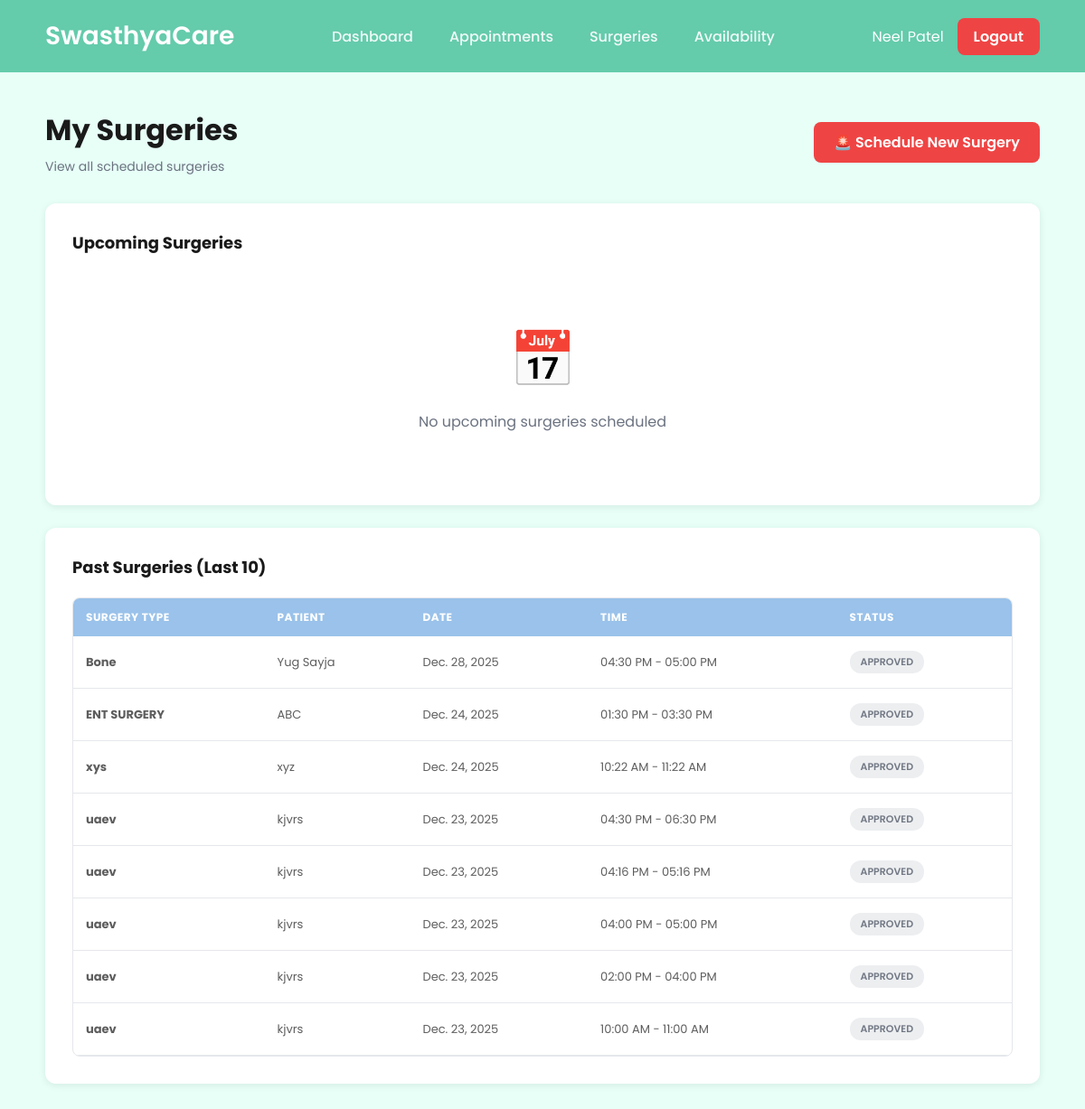
Screenshot of /doctor/surgeries/ (signed in) with the database file from the repository.
### hospital/models.py (models this page shows, shortened)
class Doctor(models.Model):
    user = models.OneToOneField(CustomUser, on_delete=models.CASCADE, related_name='doctor_profile')
    specialization = models.CharField(max_length=100)
    qualification = models.CharField(max_length=200)
    experience_years = models.IntegerField(default=0)
    consultation_fee = models.DecimalField(max_digits=10, decimal_places=2, default=0)
    created_at = models.DateTimeField(auto_now_add=True)

class CustomUser(AbstractUser):
    ROLE_CHOICES = [
        ('DOCTOR', 'Doctor'),
        ('RECEPTIONIST', 'Receptionist'),
        ('PATIENT', 'Patient'),
        ('ADMIN', 'Admin'),
        ('SUPERUSER', 'Superuser'),
    ]
    role = models.CharField(max_length=20, choices=ROLE_CHOICES, default='PATIENT')
    phone = models.CharField(max_length=15, blank=True, null=True)

class UrgentSurgery(models.Model):
    STATUS_CHOICES = [
        ('PENDING', 'Pending Approval'),
        ('APPROVED', 'Approved'),
        ('REJECTED', 'Rejected'),
        ('COMPLETED', 'Completed'),
    ]
    doctor = models.ForeignKey(Doctor, on_delete=models.CASCADE, related_name='urgent_surgeries')
    surgery_date = models.DateField()
    start_time = models.TimeField()
    end_time = models.TimeField()
    surgery_type = models.CharField(max_length=200, help_text="Type/description of surgery")
    patient_name = models.CharField(max_length=200, help_text="Patient name (may not be in system)")
    notes = models.TextField(blank=True, null=True, help_text="Additional notes")
    created_by = models.ForeignKey(CustomUser, on_delete=models.SET_NULL, null=True, related_name='created_surgeries')
    status = models.CharField(max_length=20, choices=STATUS_CHOICES, default='PENDING')
    approved_by = models.ForeignKey(CustomUser, on_delete=models.SET_NULL, null=True, blank=True, related_name='approved_surgeries')
    rejection_reason = models.TextField(blank=True, null=True)
    created_at = models.DateTimeField(auto_now_add=True)
    updated_at = models.DateTimeField(auto_now=True)
    class Meta:
        ordering = ['-surgery_date', '-start_time']
        verbose_name_plural = 'Urgent Surgeries'

### hospital/views.py (the view)
# urls.py: path('doctor/surgeries/', views.view_surgeries, name='view_surgeries'),
@login_required
@role_required('DOCTOR')
def view_surgeries(request):
    doctor = request.user.doctor_profile
    today = date.today()
    upcoming_surgeries = UrgentSurgery.objects.filter(
        doctor=doctor,
        surgery_date__gte=today,
        status__in=['APPROVED', 'PENDING']
    ).order_by('surgery_date', 'start_time')
    past_surgeries = UrgentSurgery.objects.filter(
        doctor=doctor,
        surgery_date__lt=today
    ).order_by('-surgery_date', '-start_time')[:10]
    context = {
        'doctor': doctor,
        'upcoming_surgeries': upcoming_surgeries,
        'past_surgeries': past_surgeries,
    }
    return render(request, 'hospital/doctor/surgeries.html', context)

### templates/hospital/doctor/surgeries.html (shortened to what this page needs)
<!DOCTYPE html>
<html lang="en">
<head>
</head>
<body>
    <nav class="navbar">
        <div class="navbar-brand">SwasthyaCare</div>
        <div class="navbar-center">
            <a href="{% url 'hospital:doctor_dashboard' %}">Dashboard</a>
            <a href="{% url 'hospital:doctor_appointments' %}">Appointments</a>
            <a href="{% url 'hospital:view_surgeries' %}">Surgeries</a>
            <a href="{% url 'hospital:manage_availability' %}">Availability</a>
        </div>
        <div class="navbar-right">
            <span>{{ doctor.user.get_full_name }}</span>
            <a href="{% url 'hospital:logout' %}" class="btn-logout">Logout</a>
        </div>
    </nav>
    <div class="main-content">
        <div class="page-header">
            <div class="page-header-content">
                <h1 class="page-title">My Surgeries</h1>
                <p class="page-subtitle">View all scheduled surgeries</p>
            </div>
            <a href="{% url 'hospital:create_urgent_surgery_doctor' %}" class="btn-schedule">
                🚨 Schedule New Surgery
            </a>
        </div>
        <div class="section-card">
            <h2 class="section-title">Upcoming Surgeries</h2>
            {% if upcoming_surgeries %}
            <div class="table-wrapper">
                <table>
                    <thead>
                        <tr>
                            <th>Surgery Type</th>
                            <th>Patient</th>
                            <th>Date</th>
                            <th>Time</th>
                            <th>Status</th>
                            <th>Notes</th>
                        </tr>
                    </thead>
                    <tbody>
                        {% for surgery in upcoming_surgeries %}
                        <tr>
                            <td><strong>{{ surgery.surgery_type }}</strong></td>
                            <td>{{ surgery.patient_name }}</td>
                            <td>{{ surgery.surgery_date }}</td>
                            <td>{{ surgery.start_time|time:"h:i A" }} - {{ surgery.end_time|time:"h:i A" }}</td>
                            <td>
                                {% if surgery.status == 'APPROVED' %}
                                <span class="status-badge status-approved">{{ surgery.get_status_display }}</span>
                                {% elif surgery.status == 'PENDING' %}
                                <span class="status-badge status-pending">{{ surgery.get_status_display }}</span>
                                {% else %}
                                <span class="status-badge status-other">{{ surgery.get_status_display }}</span>
                                {% endif %}
                            </td>
                            <td>{{ surgery.notes|truncatewords:10|default:"-" }}</td>
                        </tr>
                        {% endfor %}
                    </tbody>
                </table>
            </div>
            {% else %}
            <div class="empty-state">
                <div class="empty-state-icon">📅</div>
                <p>No upcoming surgeries scheduled</p>
            </div>
            {% endif %}
        </div>
        <div class="section-card">
            <h2 class="section-title">Past Surgeries (Last 10)</h2>
            {% if past_surgeries %}
            <div class="table-wrapper">
                <table>
                    <thead>
                        <tr>
                            <th>Surgery Type</th>
                            <th>Patient</th>
                            <th>Date</th>
                            <th>Time</th>
                            <th>Status</th>
                        </tr>
                    </thead>
                    <tbody>
                        {% for surgery in past_surgeries %}
                        <tr style="opacity: 0.7;">
                            <td><strong>{{ surgery.surgery_type }}</strong></td>
                            <td>{{ surgery.patient_name }}</td>
                            <td>{{ surgery.surgery_date }}</td>
                            <td>{{ surgery.start_time|time:"h:i A" }} - {{ surgery.end_time|time:"h:i A" }}</td>
                            <td>
                                <span class="status-badge status-other">{{ surgery.get_status_display }}</span>
                            </td>
                        </tr>
                        {% endfor %}
                    </tbody>
                </table>
            </div>
            {% else %}
            <div class="empty-state">
                <div class="empty-state-icon">📋</div>
                <p>No past surgeries</p>
            </div>
            {% endif %}
        </div>
    </div>
</body>
</html>

### templates/hospital/doctor/surgeries.html (style rules this page uses)
* { margin: 0; padding: 0; box-sizing: border-box; }
body { font-family: 'Poppins', 'Inter', sans-serif; background-color: rgba(211, 255, 240, 0.53); color: #1a1a1a; min-height: 100vh; }
.navbar { background-color: #64cbab; height: 80px; display: flex; align-items: center; justify-content: space-between; padding: 0 50px; color: white; }
.navbar-brand { font-size: 28px; font-weight: 600; }
.navbar-center { display: flex; gap: 40px; }
.navbar-center a { color: white; text-decoration: none; font-weight: 500; opacity: 0.9; }
.navbar-right { display: flex; gap: 15px; align-items: center; }
.btn-logout { background-color: #ef4444; padding: 8px 18px; border-radius: 8px; color: white; text-decoration: none; font-weight: 600; }
.main-content { margin-top: 0; padding: 40px 50px; max-width: 1400px; margin-left: auto; margin-right: auto; }
.page-header { margin-bottom: 30px; display: flex; justify-content: space-between; align-items: center; }
.page-header-content { flex: 1; }
.page-title { font-size: 32px; font-weight: 700; margin-bottom: 6px; }
.page-subtitle { font-size: 14px; color: #6b7280; }
.section-card { background: #ffffff; border-radius: 12px; padding: 30px; margin-bottom: 25px; box-shadow: 0 2px 8px rgba(0, 0, 0, 0.08); }
.section-title { font-size: 18px; font-weight: 700; margin-bottom: 20px; }
.table-wrapper { overflow-x: auto; border-radius: 8px; border: 1px solid #e5e7eb; }
table { width: 100%; border-collapse: collapse; }
thead { background-color: #9ac2ea; color: white; }
th { padding: 12px 14px; font-size: 12px; text-transform: uppercase; text-align: left; letter-spacing: 0.5px; }
td { padding: 16px 14px; font-size: 13px; border-bottom: 1px solid #e5e7eb; }
.status-badge { padding: 4px 12px; border-radius: 12px; font-size: 11px; font-weight: 600; text-transform: uppercase; display: inline-block; }
.status-other { background-color: #e5e7eb; color: #374151; }
.empty-state { text-align: center; padding: 50px 20px; color: #6b7280; }
.empty-state-icon { font-size: 60px; margin-bottom: 12px; }
.btn-schedule { background-color: #ef4444; color: white; padding: 10px 22px; border-radius: 8px; font-weight: 600; text-decoration: none; white-space: nowrap; }

### rows the page displays
Doctor: user.get_full_name "Neel Patel"
UrgentSurgery: surgery_type "Bone", patient_name "Yug Sayja", surgery_date "Dec. 28, 2025", start_time "04:30 PM", end_time "05:00 PM", status "APPROVED"
UrgentSurgery: surgery_type "ENT SURGERY", patient_name "ABC", surgery_date "Dec. 24, 2025", start_time "01:30 PM", end_time "03:30 PM", status "APPROVED"
UrgentSurgery: surgery_type "xys", patient_name "xyz", surgery_date "Dec. 24, 2025", start_time "10:22 AM", end_time "11:22 AM", status "APPROVED"
UrgentSurgery: surgery_type "uaev", patient_name "kjvrs", surgery_date "Dec. 23, 2025", start_time "04:30 PM", end_time "06:30 PM", status "APPROVED"
UrgentSurgery: surgery_type "uaev", patient_name "kjvrs", surgery_date "Dec. 23, 2025", start_time "04:16 PM", end_time "05:16 PM", status "APPROVED"
UrgentSurgery: surgery_type "uaev", patient_name "kjvrs", surgery_date "Dec. 23, 2025", start_time "04:00 PM", end_time "05:00 PM", status "APPROVED"
UrgentSurgery: surgery_type "uaev", patient_name "kjvrs", surgery_date "Dec. 23, 2025", start_time "02:00 PM", end_time "04:00 PM", status "APPROVED"
UrgentSurgery: surgery_type "uaev", patient_name "kjvrs", surgery_date "Dec. 23, 2025", start_time "10:00 AM", end_time "11:00 AM", status "APPROVED"
